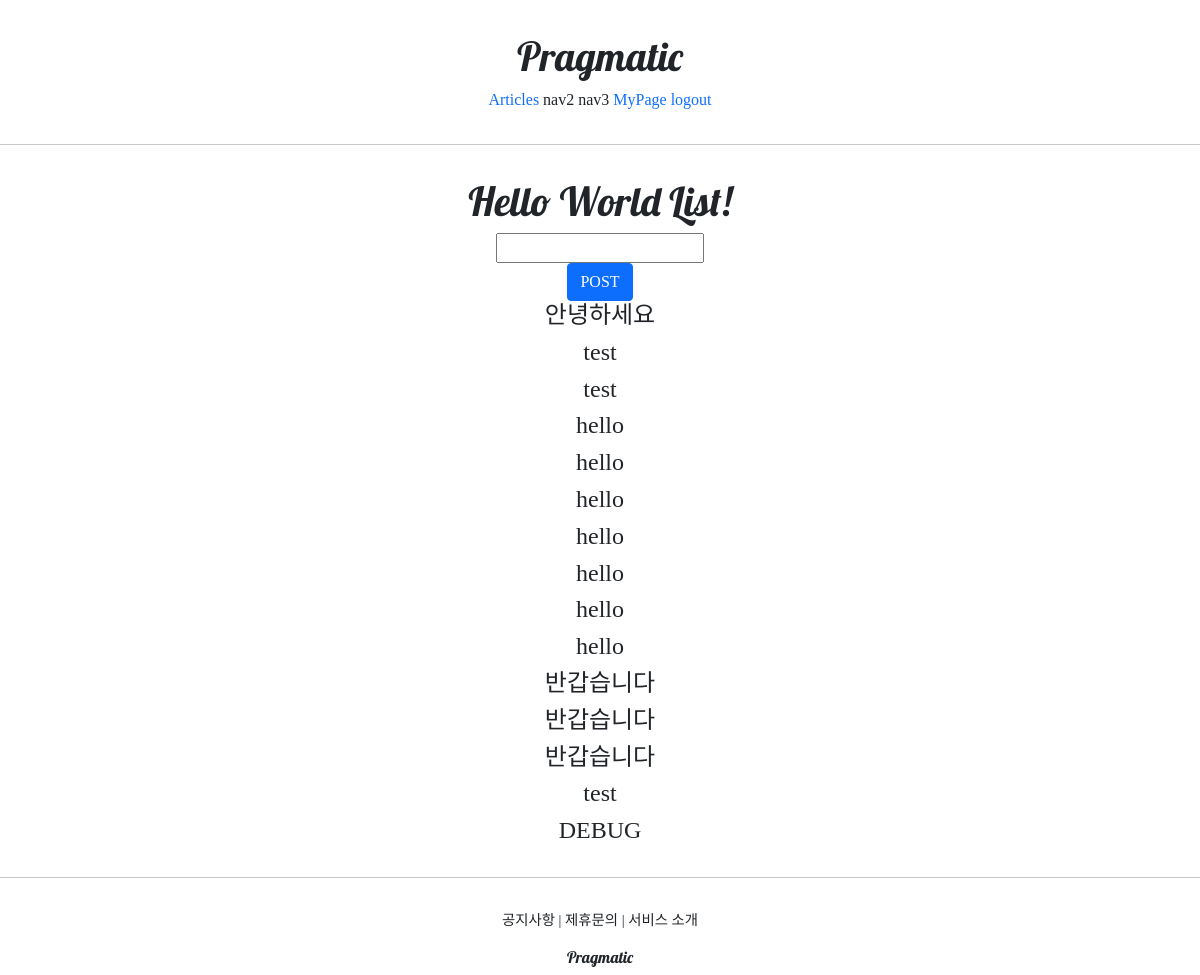
/accounts/hello_world/ (signed in), run on the app's committed database.
### accountapp/models.py (models this page shows)
class HelloWorld(models.Model):
    text = models.CharField(max_length=255, null=False)

### accountapp/views.py (the view)
# urls.py: path('hello_world/', hello_world, name='hello_world'),
@login_required
def hello_world(request):
    if request.method == "POST":
        temp = request.POST.get('hello_world_input')
        new_hello_world = HelloWorld()
        new_hello_world.text = temp
        new_hello_world.save()
        return HttpResponseRedirect(reverse('accountapp:hello_world'))
    else:
        hello_world_list = HelloWorld.objects.all()
        return render(request, 'accountapp/hello_world.html', context={'hello_world_list': hello_world_list})

### accountapp/templates/accountapp/hello_world.html (shortened to what this page needs)
{% extends 'base.html' %}
{% block content %}
    <div style="border-radius: 1rem; margin: 2rem; text-align: center;" >
        <h1 style="font-family: 'lobster', cursive;" >
            Hello World List!
        </h1>
        <form action="/account/hello_world/" method="post">
            <div>
                <input type="text" name="hello_world_input" />
            </div>
            <div>
                <input type="submit" class="btn btn-primary" value="POST" />
            </div>
        </form>
        {% if hello_world_list %}
            {% for hello_world in hello_world_list %}
            <h4>
                {{ hello_world.text }}
            </h4>
            {% endfor %}
        {% endif %}
    </div>
{% endblock %}

### data on the page
HelloWorld: text "안녕하세요"
HelloWorld: text "test"
HelloWorld: text "test"
HelloWorld: text "hello"
HelloWorld: text "hello"
HelloWorld: text "hello"
HelloWorld: text "hello"
HelloWorld: text "hello"
HelloWorld: text "hello"
HelloWorld: text "hello"
HelloWorld: text "반갑습니다"
HelloWorld: text "반갑습니다"
HelloWorld: text "반갑습니다"
HelloWorld: text "test"
HelloWorld: text "DEBUG"
